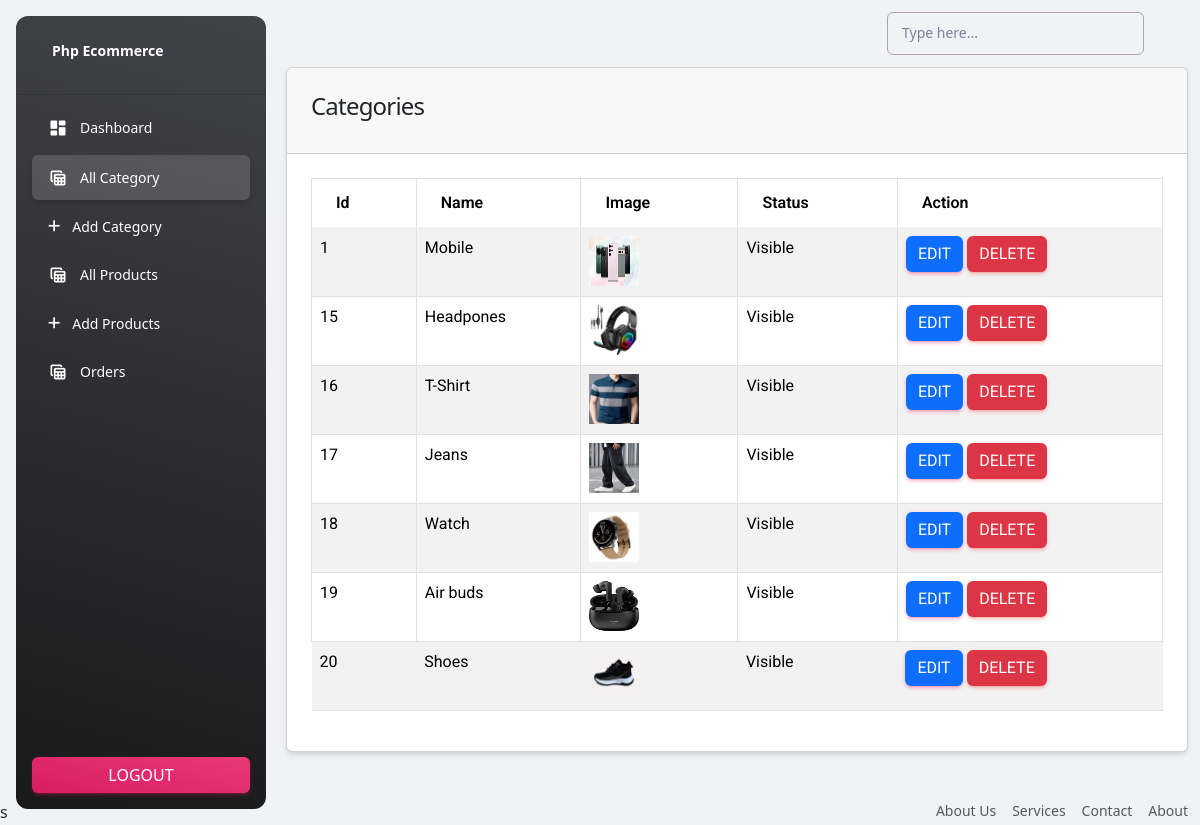
The app's page /admin/category.php (signed in) with its own data.
### tables this page shows
CREATE TABLE `categories` (
  `id` int(11) NOT NULL,
  `name` varchar(191) NOT NULL,
  `slug` varchar(191) NOT NULL,
  `description` mediumtext DEFAULT NULL,
  `status` tinyint(4) NOT NULL DEFAULT 0,
  `popular` tinyint(4) NOT NULL DEFAULT 0,
  `image` varchar(191) NOT NULL,
  `meta_title` varchar(191) NOT NULL,
  `meta_description` mediumtext NOT NULL,
  `meta_keywords` mediumtext NOT NULL,
  `created_at` timestamp NOT NULL DEFAULT current_timestamp()
);

### functions/myfunctions.php (called while the page is built, shortened)
<?php
include('../config/dbcon.php');
function getAll($table){
    global $con;
    $query = "SELECT * FROM  $table";
    return $query_run = mysqli_query($con , $query);
}
?>

### admin/category.php (the view, shortened to what this page needs)
<?php
include('includes/header.php');
?>
<div class="container">
    <div class="row">
        <div class="col-md-12">
            <div class="card">
                <div class="card-header">
                   <h4>Categories</h4>
                </div>
                <div class="card-body" id="category_table">
                    <table class="table table-bordered table-striped">
                        <thead>
                            <tr>
                                <th>Id</th>
                                <th>Name</th>
                                <th>Image</th>
                                <th>Status</th>
                                <th>Action</th>
                            </tr>
                        </thead>
                        <tbody>
                            <?php
                                $category = getAll("categories");
                                if(mysqli_num_rows($category) > 0){
                                    foreach($category as $item){
                             ?>
                                         <tr>
                                            <td><?= $item ['id']; ?></td>
                                            <td><?= $item ['name']; ?></td>
                                            <td>
                                                <img src="../uploads/<?= $item['image']; ?>" width="50px" height="50px" alt="<?= $item['name']; ?>">
                                            </td>
                                            <td>
                                                <?= $item ['status'] == '0' ? 'Visible' : 'Hidden' ?>
                                            </td>
                                            <td>
                                                <a href="edit-category.php? id=<?= $item ['id']; ?>" class="btn btn-primary">Edit</a>
                                                <button type="button" class="btn btn-danger delete_category_btn" value="<?= $item ['id']; ?>">Delete</button>
                                            </td>
                                          </tr>
                                        <?php
                                    }
                                }
                                else{
                                    echo "No records found";
                                }
                            ?>
                        </tbody>
                    </table>
                </div>
            </div>
        </div>
    </div>
</div>
<?php
include('includes/footer.php')
?>

### records on screen
categories: id "1", name "Mobile", image (picture), status "Visible"
categories: id "15", name "Headpones", image (picture), status "Visible"
categories: id "16", name "T-Shirt", image (picture), status "Visible"
categories: id "17", name "Jeans", image (picture), status "Visible"
categories: id "18", name "Watch", image (picture), status "Visible"
categories: id "19", name "Air buds", image (picture), status "Visible"
categories: id "20", name "Shoes", image (picture), status "Visible"
